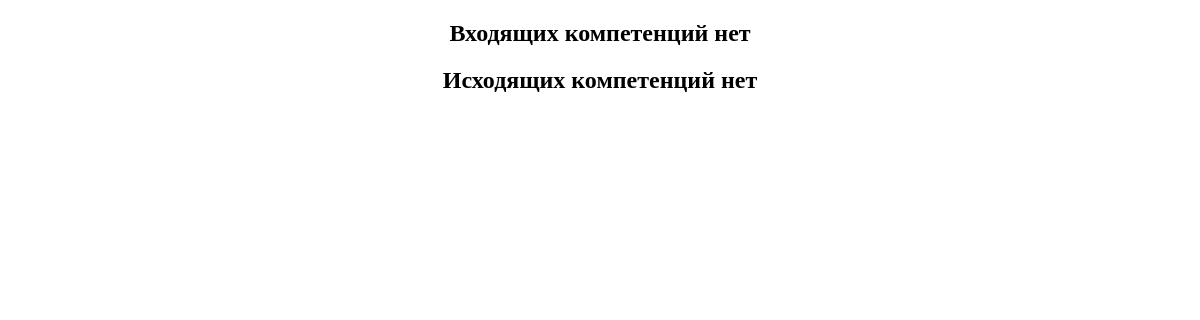
The page /oop/prikladnaya-informatika/avtomatizirovannye-i/ on the database as committed earlier.
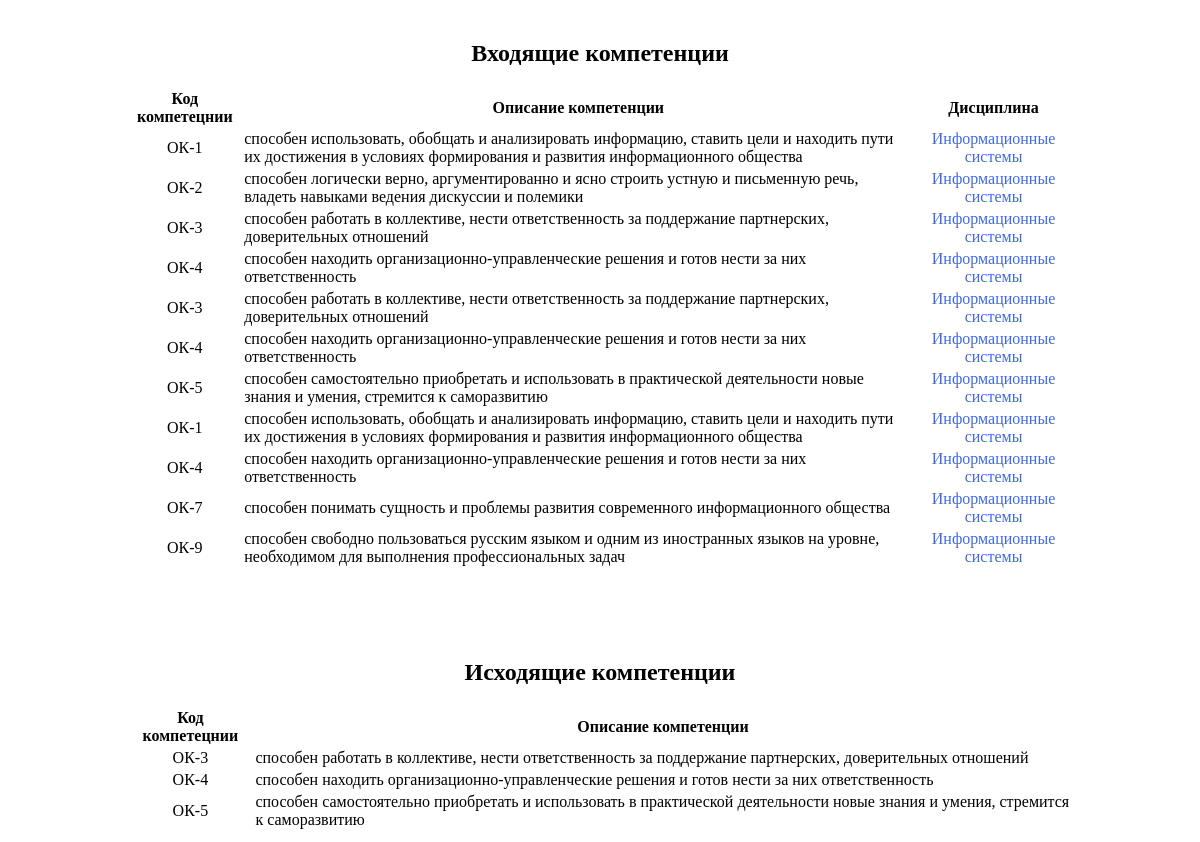
The same page on the database as committed later.
### course/models.py (models this page shows, shortened)
class Competence(models.Model):
    cod = models.CharField(max_length=6)
    about = models.TextField()
    tr = models.ForeignKey(TrainingPrograms)
    course = models.ManyToManyField(Course)

class Course(models.Model):
    name = models.CharField(max_length=200,
                            db_index=True)
    about = models.TextField(blank=True)
    tr = models.ForeignKey(TrainingPrograms)
    slug = models.SlugField(max_length=40)
    def __str__(self):
        return self.name

### course/views.py (the view)
# urls.py: url(r'^(?P<slug>[-\w]+)/(?P<slug_c>[-\w]+)/$', views.course_detail, name='course_detail'),
def course_detail(request, slug, slug_c):
    course = Course.objects.get(slug=slug_c)
    comp_list = Competence.objects.filter(tr__slug=slug)\
                                  .filter(course__slug=slug_c)
    pred_list = PredCourse.objects.all().filter(cours__slug=slug_c)
    try:
        pred_list = pred_list[0].prcours.all()
    except ObjectDoesNotExist:
        pred_list = []
    except IndexError:
        pred_list = []
    predcomp_list = {}
    for pred in pred_list:
        predcomp_list[pred] = Competence.objects.filter(tr__slug=slug)\
            .filter(course__slug=pred.slug)
    return render(request,
                  "course/list/course_detail.html",
                  {'comp_list': comp_list,
                   'course': course,
                   'predcomp_list': predcomp_list})

### course/templates/course/list/course_detail.html (shortened to what this page needs)
{% extends "university/base.html" %}
{% load static %}
{% block content %}
  {% if predcomp_list %}
    <table class="enter_comp">
      <caption><h2>Входящие компетенции</h2></caption>
      <tr class="hide">
        <th>Код компетецнии</th>
        <th>Описание компетенции</th>
        <th>Дисциплина</th>
      </tr>
      {% for pred , comp_list in predcomp_list.items %}
        {% for comp in comp_list %}
          <tr>
            <td>{{ comp.cod }}</td>
            <td class="opis">{{ comp.about }}</td>
            <td>
              <a href="{% url 'course:course_detail' pred.tr.slug pred.slug %}">
                {{ pred }}
              </a>
            </td>
          </tr>
        {% endfor %}
      {% endfor %}
    </table>
  {% else %}
    <h2>Входящих компетенций нет</h2>
  {% endif %}
  {% if comp_list %}
  <table class="exit_comp">
  <caption><h2>Исходящие компетенции</h2></caption>
    <tr class="hide">
      <th>Код компетецнии</th>
      <th>Описание компетенции</th>
    </tr>
    {% for comp in comp_list %}
    <tr>
      <td>{{ comp.cod }}</td>
      <td class="opis">{{ comp.about }}</td>
    </tr>
    {% endfor %}
  </table>
  {% else %}
    <h2>Исходящих компетенций нет</h2>
  {% endif %}
{% endblock %}

Rows that differ between the two databases and show on the page:
now on this page (row unchanged): Course: name "Информационные системы"
added Competence: cod "ОК-1", about "способен использовать, обобщать и анализировать информацию, ставить цели и находить пути их достижения в условиях формирования и развития информационного общества"
added Competence: cod "ОК-2", about "способен логически верно, аргументированно и ясно строить устную и письменную речь, владеть навыками ведения дискуссии и полемики"
added Competence: cod "ОК-3", about "способен работать в коллективе, нести ответственность за поддержание партнерских, доверительных отношений"
added Competence: cod "ОК-4", about "способен находить организационно-управленческие решения и готов нести за них ответственность"
added Competence: cod "ОК-5", about "способен самостоятельно приобретать и использовать в практической деятельности новые знания и умения, стремится к саморазвитию"
added Competence: cod "ОК-7", about "способен понимать сущность и проблемы развития современного информационного общества"
added Competence: cod "ОК-9", about "способен свободно пользоваться русским языком и одним из иностранных языков на уровне, необходимом для выполнения профессиональных задач"
Other text that changed with them:
text no longer shown: "Входящих компетенций нет Исходящих компетенций нет"
text now shown: "Входящие компетенции Код компетецнии Описание компетенции Дисциплина Исходящие компетенции Код компетецнии Описание компетенции"
